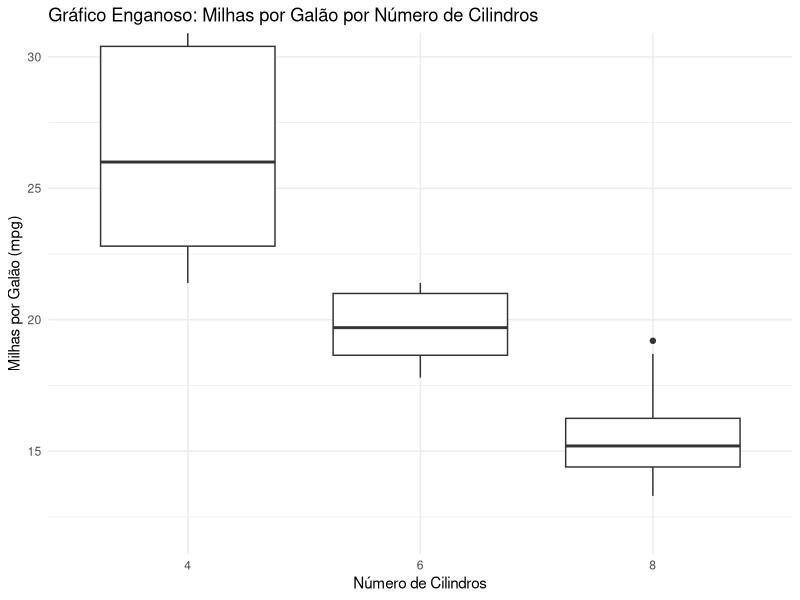

The R script that drew this image:
## ---- chunk 1
library(tidyverse)
## ---- chunk 2
ggplot(mtcars, aes(x=factor(cyl), y=mpg)) +
  geom_boxplot() +
  coord_cartesian(ylim=c(12, 30)) +  # Manipulação do eixo Y para criar falsa percepção de grande diferença
  labs(title="Gráfico Enganoso: Milhas por Galão por Número de Cilindros",
       x="Número de Cilindros",
       y="Milhas por Galão (mpg)") +
  theme_minimal()
